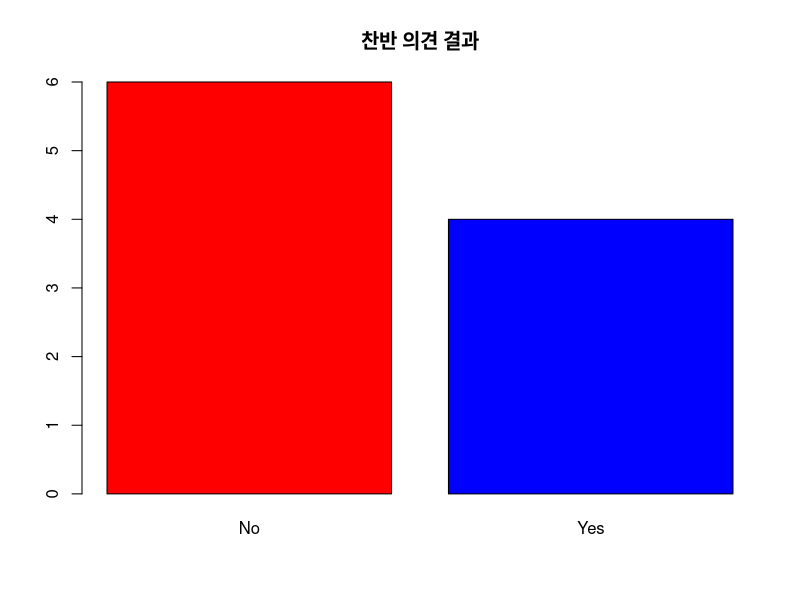
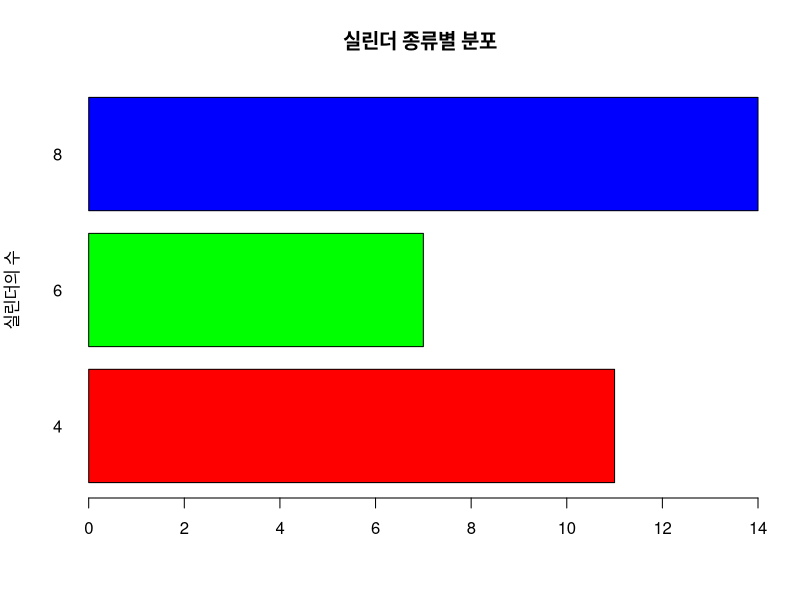
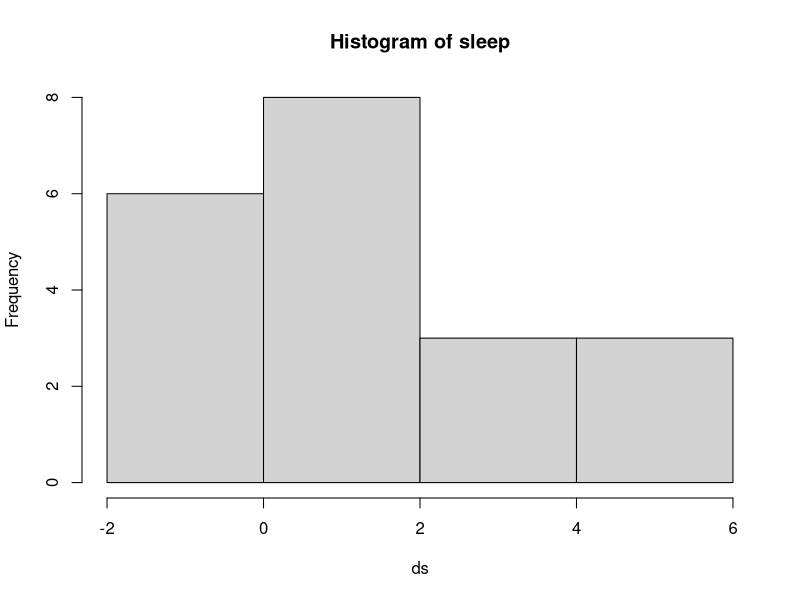
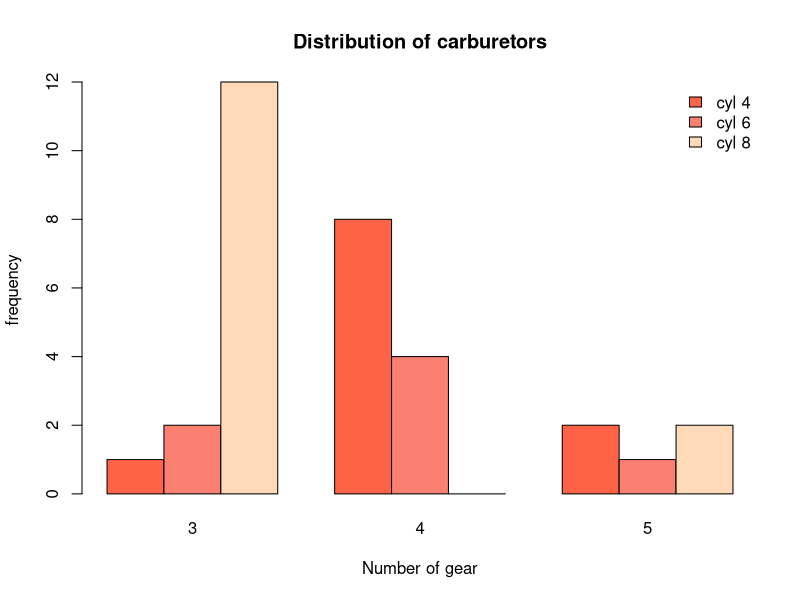
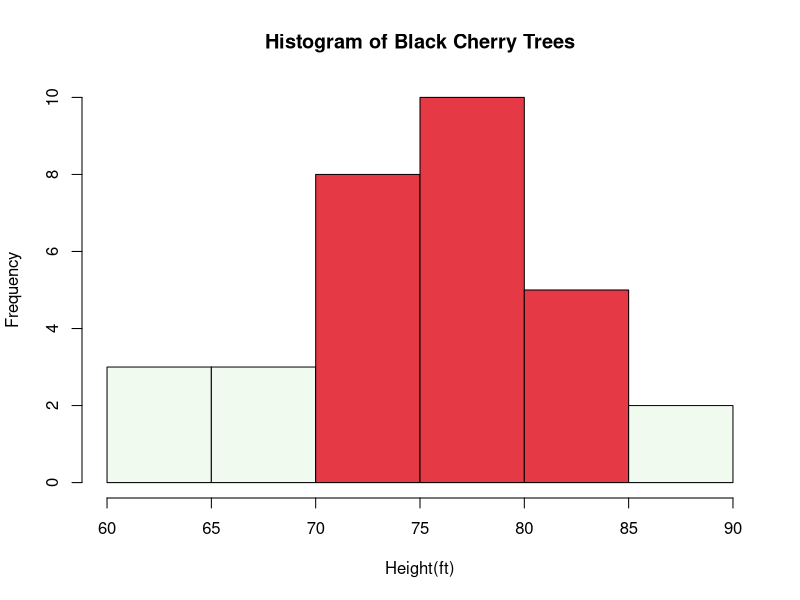
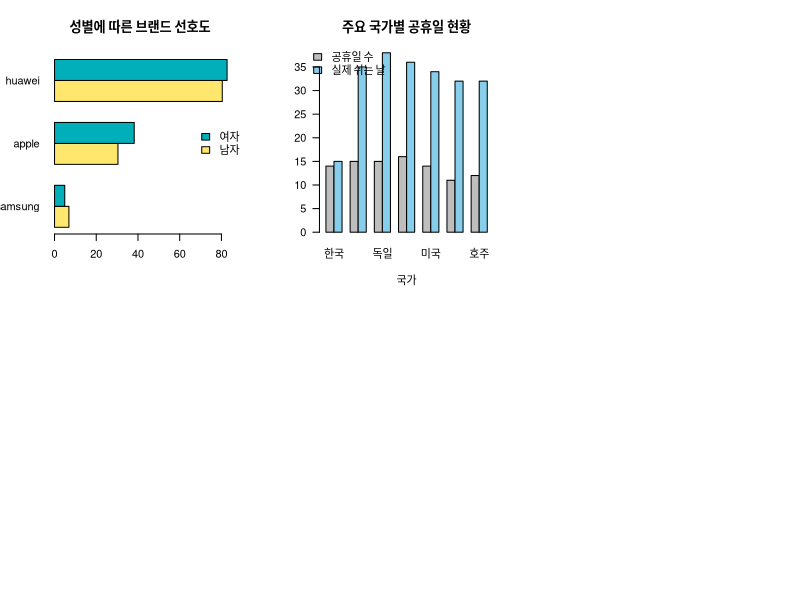

These figures' R source, in order:
#p323 연습문제
#(1)
#A: 막대그래프, B: 히스토그램

#(2)
survey <- c(T, F, T, T, F, T, F, F, F, F)
colors()
barplot(table(survey),
        main = '찬반 의견 결과',
        names = c('No', 'Yes'),
        col = c('red', 'blue'))

#(3)
barplot(table(mtcars$cyl),
        main = '실린더 종류별 분포',
        horiz = T,
        las = 1,
        ylab = '실린더의 수',
        col = rainbow(3))

#(4)
ds <- sleep$extra
ds
hist(ds,
     main = 'Histogram of sleep',
     xlap = 'Increase in hours of sleep',
     breaks = 4)

#(5)
ds <- table(mtcars$cyl, mtcars$gear)
color <- c('tomato', 'salmon', 'peachpuff')
barplot(ds,
        main = 'Distribution of carburetors',
        xlab = 'Number of gear',
        ylab = 'frequency',
        col = color,
        legend.text = c('cyl 4', 'cyl 6', 'cyl 8'),
        beside = T,
        args.legend = list(x = 'topright', bty = 'n', inset = c(0, 0)))

#(6)
ds <- trees$Height
color.6 <- rep('#f1faee', 6)
color.6[3:5] <- '#e63946'
hist(ds,
     main = 'Histogram of Black Cherry Trees',
     xlab = 'Height(ft)',
     ylab = 'Frequency',
     col = color.6)


#(7)
par(mfrow = c(2, 3),
    mar = c(5, 4, 4, 3))

#(8)
male <- c(6.9, 30.4, 80.4)
female <- c(4.9, 38.2, 82.7)
ds <- rbind(male, female)
colnames(ds) <- c('samsung', 'apple', 'huawei')
color.2 <- c('#ffe66d', '#00afb9')
barplot(ds,
        main = '성별에 따른 브랜드 선호도',
        col = color.2,
        horiz = T,
        beside = T,
        las = 1,
        legend.text = c('남자', '여자'),
        args.legend = list(x = 'right', bty = 'n', inset = c(-0.1, 0)))

#(9)
holyday <- c(14, 15, 15, 16, 14, 11, 12)
holyday.actual <- c(15, 35, 38, 36, 34, 32, 32)
ds <- rbind(holyday, holyday.actual)
colnames(ds) <- c('한국', '일본', '독일', '러시아', '미국', '프랑스', '호주')

barplot(ds,
        main = '주요 국가별 공휴일 현황',
        col = c('grey', 'skyblue'),
        beside = T,
        xlab = '국가',
        las = 1,
        legend.text = c('공휴일 수', '실제 쉬는 날'),
        args.legend = list(x = 'topleft', bty = 'n', inset = c(-0.09, -0.05)))
